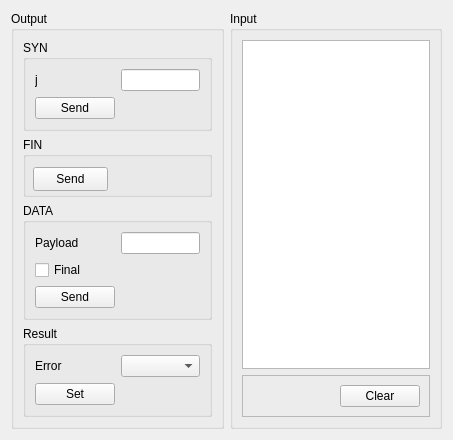
<?xml version="1.0" encoding="UTF-8"?>
<ui version="4.0">
 <class>TransferWidget</class>
 <widget class="QWidget" name="TransferWidget">
  <property name="geometry">
   <rect>
    <x>0</x>
    <y>0</y>
    <width>453</width>
    <height>422</height>
   </rect>
  </property>
  <property name="windowTitle">
   <string>Form</string>
  </property>
  <layout class="QGridLayout" name="gridLayout" columnstretch="1,1">
   <item row="0" column="1">
    <widget class="QGroupBox" name="groupBox_2">
     <property name="title">
      <string>Input</string>
     </property>
     <layout class="QVBoxLayout" name="verticalLayout_2">
      <item>
       <widget class="QTextEdit" name="teInput"/>
      </item>
      <item>
       <widget class="QFrame" name="frame">
        <property name="frameShape">
         <enum>QFrame::StyledPanel</enum>
        </property>
        <property name="frameShadow">
         <enum>QFrame::Raised</enum>
        </property>
        <layout class="QHBoxLayout" name="horizontalLayout">
         <item>
          <spacer name="horizontalSpacer">
           <property name="orientation">
            <enum>Qt::Horizontal</enum>
           </property>
           <property name="sizeHint" stdset="0">
            <size>
             <width>90</width>
             <height>20</height>
            </size>
           </property>
          </spacer>
         </item>
         <item>
          <widget class="QPushButton" name="butClearInput">
           <property name="text">
            <string>Clear</string>
           </property>
          </widget>
         </item>
        </layout>
       </widget>
      </item>
     </layout>
    </widget>
   </item>
   <item row="0" column="0">
    <widget class="QGroupBox" name="groupBox">
     <property name="title">
      <string>Output</string>
     </property>
     <layout class="QVBoxLayout" name="verticalLayout">
      <item>
       <widget class="QGroupBox" name="groupBox_3">
        <property name="title">
         <string>SYN</string>
        </property>
        <layout class="QGridLayout" name="gridLayout_2" columnstretch="0,1">
         <item row="0" column="0">
          <widget class="QLabel" name="label">
           <property name="text">
            <string>j</string>
           </property>
          </widget>
         </item>
         <item row="0" column="1">
          <widget class="QLineEdit" name="leJ"/>
         </item>
         <item row="1" column="0">
          <widget class="QPushButton" name="butSendSyn">
           <property name="text">
            <string>Send</string>
           </property>
          </widget>
         </item>
        </layout>
       </widget>
      </item>
      <item>
       <widget class="QGroupBox" name="groupBox_4">
        <property name="minimumSize">
         <size>
          <width>0</width>
          <height>60</height>
         </size>
        </property>
        <property name="maximumSize">
         <size>
          <width>16777215</width>
          <height>75</height>
         </size>
        </property>
        <property name="title">
         <string>FIN</string>
        </property>
        <widget class="QPushButton" name="butSendFin">
         <property name="geometry">
          <rect>
           <x>10</x>
           <y>30</y>
           <width>75</width>
           <height>24</height>
          </rect>
         </property>
         <property name="text">
          <string>Send</string>
         </property>
        </widget>
       </widget>
      </item>
      <item>
       <widget class="QGroupBox" name="groupBox_5">
        <property name="title">
         <string>DATA</string>
        </property>
        <layout class="QGridLayout" name="gridLayout_3">
         <item row="0" column="0">
          <widget class="QLabel" name="label_2">
           <property name="text">
            <string>Payload</string>
           </property>
          </widget>
         </item>
         <item row="0" column="1">
          <widget class="QLineEdit" name="lePayload"/>
         </item>
         <item row="1" column="0">
          <widget class="QCheckBox" name="chkFinal">
           <property name="text">
            <string>Final</string>
           </property>
          </widget>
         </item>
         <item row="2" column="0">
          <widget class="QPushButton" name="butSendData">
           <property name="text">
            <string>Send</string>
           </property>
          </widget>
         </item>
        </layout>
       </widget>
      </item>
      <item>
       <widget class="QGroupBox" name="groupBox_6">
        <property name="title">
         <string>Result</string>
        </property>
        <layout class="QGridLayout" name="gridLayout_4">
         <item row="0" column="0">
          <widget class="QLabel" name="label_3">
           <property name="text">
            <string>Error</string>
           </property>
          </widget>
         </item>
         <item row="0" column="1">
          <widget class="QComboBox" name="cbError"/>
         </item>
         <item row="1" column="0">
          <widget class="QPushButton" name="butSetResult">
           <property name="text">
            <string>Set</string>
           </property>
          </widget>
         </item>
        </layout>
       </widget>
      </item>
     </layout>
    </widget>
   </item>
  </layout>
 </widget>
 <resources/>
 <connections/>
</ui>
